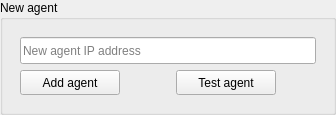
                 <widget class="QGroupBox" name="newAgentGpBox">
                  <property name="autoFillBackground">
                   <bool>false</bool>
                  </property>
                  <property name="title">
                   <string>New agent</string>
                  </property>
                  <layout class="QVBoxLayout" name="verticalLayout_6">
                   <item>
                    <layout class="QVBoxLayout" name="verticalLayout_3">
                     <property name="leftMargin">
                      <number>6</number>
                     </property>
                     <property name="topMargin">
                      <number>6</number>
                     </property>
                     <property name="rightMargin">
                      <number>6</number>
                     </property>
                     <property name="bottomMargin">
                      <number>6</number>
                     </property>
                     <item>
                      <widget class="QLineEdit" name="newAgentEdit">
                       <property name="minimumSize">
                        <size>
                         <width>0</width>
                         <height>27</height>
                        </size>
                       </property>
                       <property name="baseSize">
                        <size>
                         <width>0</width>
                         <height>25</height>
                        </size>
                       </property>
                       <property name="text">
                        <string/>
                       </property>
                       <property name="placeholderText">
                        <string>New agent IP address</string>
                       </property>
                      </widget>
                     </item>
                     <item>
                      <layout class="QHBoxLayout" name="horizontalLayout_5">
                       <item>
                        <widget class="QPushButton" name="addAgentBtn">
                         <property name="minimumSize">
                          <size>
                           <width>100</width>
                           <height>25</height>
                          </size>
                         </property>
                         <property name="text">
                          <string>Add agent</string>
                         </property>
                        </widget>
                       </item>
                       <item>
                        <spacer name="horizontalSpacer_3">
                         <property name="orientation">
                          <enum>Qt::Horizontal</enum>
                         </property>
                         <property name="sizeType">
                          <enum>QSizePolicy::Fixed</enum>
                         </property>
                         <property name="sizeHint" stdset="0">
                          <size>
                           <width>50</width>
                           <height>25</height>
                          </size>
                         </property>
                        </spacer>
                       </item>
                       <item>
                        <widget class="QPushButton" name="testAgentBtn">
                         <property name="minimumSize">
                          <size>
                           <width>100</width>
                           <height>25</height>
                          </size>
                         </property>
                         <property name="text">
                          <string>Test agent</string>
                         </property>
                        </widget>
                       </item>
                       <item>
                        <spacer name="horizontalSpacer_5">
                         <property name="orientation">
                          <enum>Qt::Horizontal</enum>
                         </property>
                         <property name="sizeHint" stdset="0">
                          <size>
                           <width>40</width>
                           <height>20</height>
                          </size>
                         </property>
                        </spacer>
                       </item>
                      </layout>
                     </item>
                    </layout>
                   </item>
                  </layout>
                 </widget>
